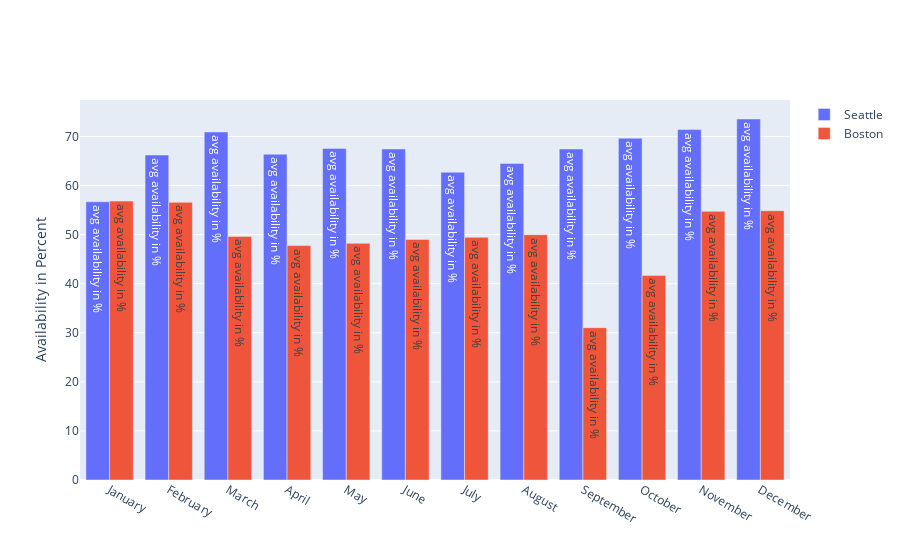

Source (notebook cell):
### Code cell
avail_m = df[["month","city","available"]].groupby(["month","city"]).available.mean().reset_index()
avail_m.month.replace({1:"January",2:"February",3:"March",4:"April",5:"May",6:"June",7:"July",8:"August",
                          9:"September",10:"October",11:"November",12:"December"},inplace=True)
avail_m.available = avail_m.available.round(4)*100
sea_avail_m = avail_m[avail_m["city"] =="Seattle"]
bos_avail_m = avail_m[avail_m["city"] =="Boston"]
# percentage of availability per year
sea_avail_m.mean()#67%
bos_avail_m.mean()#49%
avail_month = go.Figure()
avail_month.add_trace(go.Bar(x=sea_avail_m.month, y=sea_avail_m.available,name="Seattle", text="avg availability in %"))
avail_month.add_trace(go.Bar(x=bos_avail_m.month, y=bos_avail_m.available,name="Boston", text="avg availability in %"))          
avail_month.update_layout(yaxis_title="Availability in Percent")

avail_month.show()

### Figure 1 — Plotly figure (JSON) as saved in the notebook; plotly's stock layout.template omitted (floating-point values rounded to 4 significant figures)
{"data": [{"name": "Seattle", "text": "avg availability in %", "type": "bar", "x": ["January", "February", "March", "April", "May", "June", "July", "August", "September", "October", "November", "December"], "y": [56.69, 66.22, 70.92, 66.38, 67.57, 67.44, 62.71, 64.51, 67.44, 69.65, 71.4, 73.56]}, {"name": "Boston", "text": "avg availability in %", "type": "bar", "x": ["January", "February", "March", "April", "May", "June", "July", "August", "September", "October", "November", "December"], "y": [56.83, 56.58, 49.64, 47.76, 48.22, 49.02, 49.44, 49.98, 31.04, 41.69, 54.74, 54.87]}], "layout": {"yaxis": {"title": {"text": "Availability in Percent"}}}}
